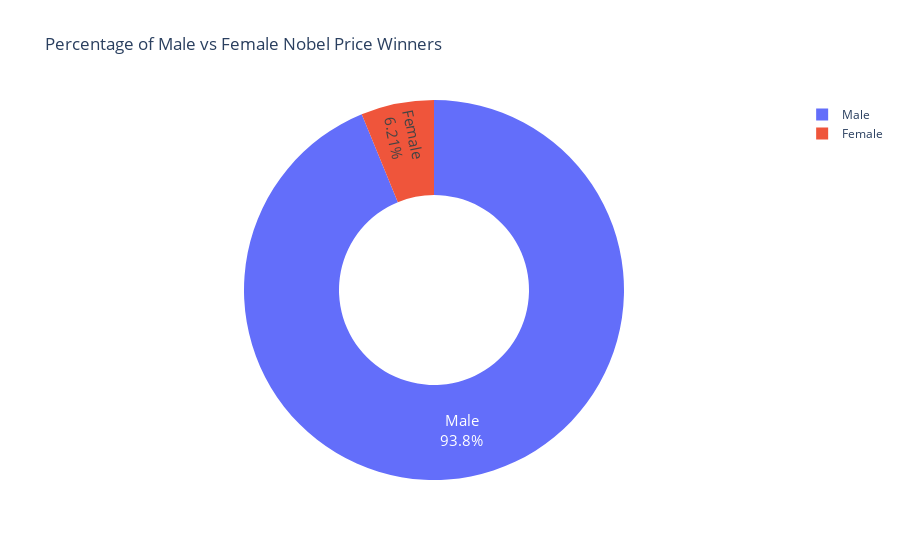

Here is the notebook cell this chart was saved with:
### Markdown cell above
**Challenge**: Create a [donut chart using plotly](https://plotly.com/python/pie-charts/) which shows how many prizes went to men compared to how many prizes went to women. What percentage of all the prizes went to women?

### Code cell
gender = df_data.sex.value_counts()
fig = px.pie(labels=gender.index,
            values = gender.values,
            title = 'Percentage of Male vs Female Nobel Price Winners',
            names= gender.index,
            hole=0.5)

fig.update_traces(textposition='inside', textfont_size=15, textinfo='label+percent')

fig.show()

### Figure 1 — Plotly figure (JSON) as saved in the notebook; plotly's stock layout.template omitted (floating-point values rounded to 4 significant figures)
{"data": [{"domain": {"x": [0, 1], "y": [0, 1]}, "hole": 0.5, "hovertemplate": "label=%{label}<br>value=%{value}<extra></extra>", "labels": ["Male", "Female"], "legendgroup": "", "name": "", "showlegend": true, "textfont": {"size": 15}, "textinfo": "label+percent", "textposition": "inside", "type": "pie", "values": [876, 58]}], "layout": {"legend": {"tracegroupgap": 0}, "title": {"text": "Percentage of Male vs Female Nobel Price Winners"}}}
